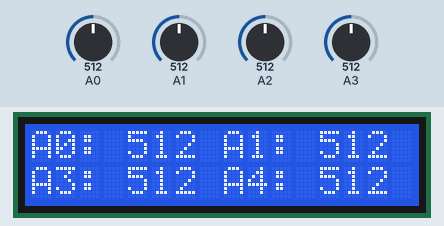
Simulated run of this sketch. Board: Arduino Uno, built with avr-gcc and run on an emulated ATmega328P. Shown: 16×2 character LCD. The inputs (shaded band) are chosen by the test bench; at power-on: A0 = 512, A1 = 512, A2 = 512, A3 = 512. What the sketch prints to the serial monitor is not drawn.

Above: at 1.2 s.
1.3 s: A0 set to 716
At 2.9 s:
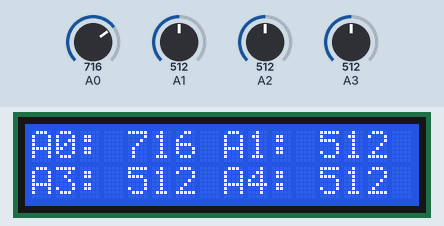
3.5 s: A1 set to 716
At 4.9 s:
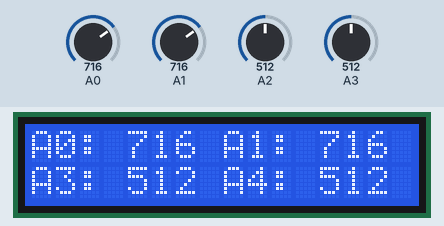
5.5 s: A2 set to 716
At 6.8 s:
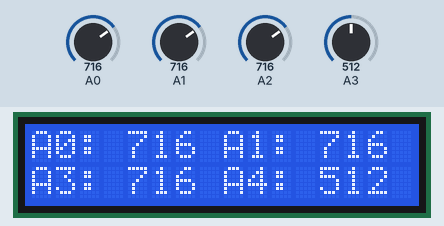
7.6 s: A3 set to 716
At 8.8 s:
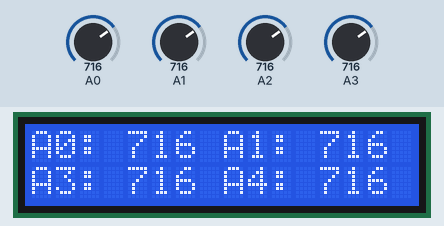
9.6 s: A0 set to 992
At 10.7 s:
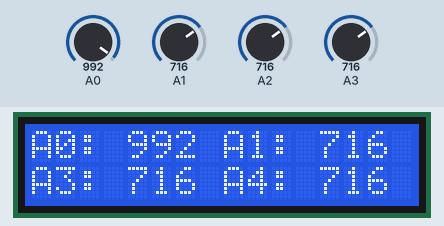
11.6 s: A1 set to 992
At 12.6 s:
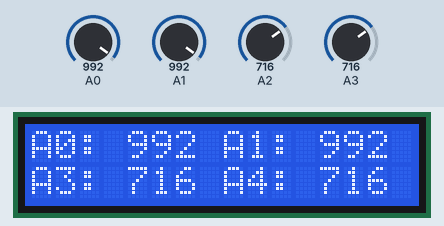
Timing chart, 0 to 14.6 s (numbered marks = the images above; inputs shaded):
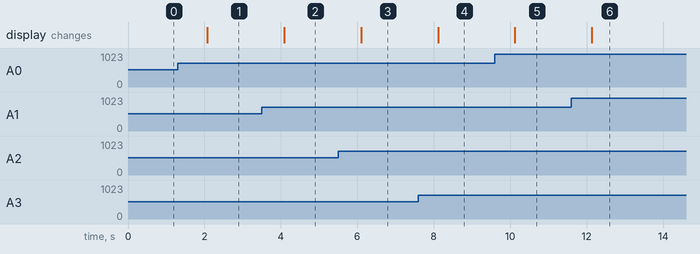

The sketch:

de_arduino_a_python.ino
```cpp
#include <LiquidCrystal.h>

LiquidCrystal lcd(12, 11, 5, 4, 3, 2);
int16_t sensor1, sensor2, sensor3, sensor4;

void setup() {
    Serial.begin(9600);
    lcd.begin(16, 2);
}

void loop() {
    sensor1 = analogRead(A0);
    sensor2 = analogRead(A1);
    sensor3 = analogRead(A2);
    sensor4 = analogRead(A3);
    Serial.println(String(sensor1) + "," + String(sensor2) + "," + String(sensor3) + "," + String(sensor4));
    lcd.setCursor(0,0);
    lcd.print("A0: " + String(sensor1));
    lcd.print(" A1: " + String(sensor2));
    lcd.setCursor(0,1);
    lcd.print("A3: " + String(sensor3));
    lcd.print(" A4: " + String(sensor4));
    delay(1000);
}
```

Measured:
- after the input at 1.3 s, the display: changes after 0.78 s (image 1)
- after the input at 3.5 s, the display: changes after 0.59 s (image 2)
- after the input at 5.5 s, the display: changes after 0.60 s (image 3)
- after the input at 7.6 s, the display: changes after 0.51 s (image 4)
- after the input at 9.6 s, the display: changes after 0.53 s (image 5)
- after the input at 11.6 s, the display: changes after 0.54 s (image 6)
